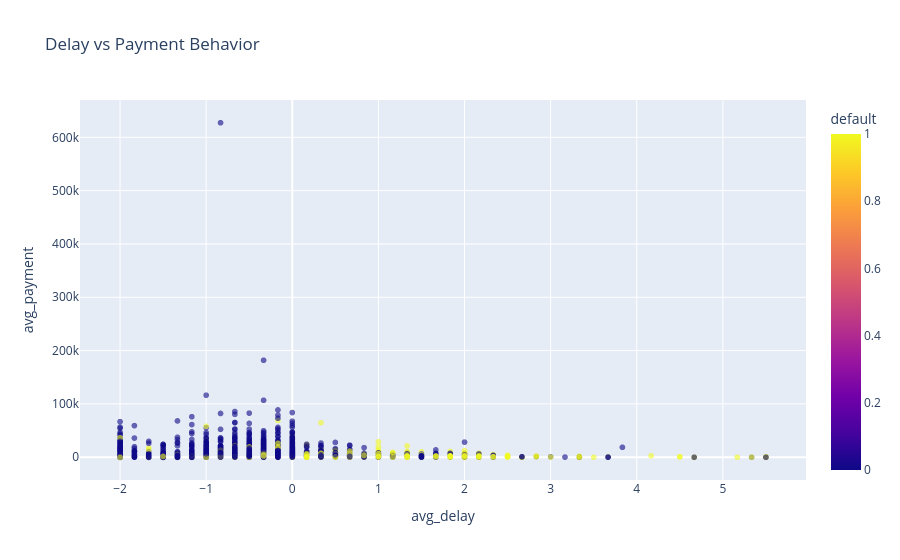

Source (notebook cell):
### Markdown cell above
---
### Delay vs Payment Behavior

This scatter plot explores the relationship between repayment delays and payment behavior.

Each point represents a customer, with color indicating default status.

This visualization helps identify patterns between:
- repayment delays (behavioral risk)
- payment amounts (financial activity)

Customers with higher delays and lower payments are more likely to default, highlighting the importance of behavioral features in predicting credit risk.

### Code cell
fig = px.scatter(
    df.sample(5000),
    x="avg_delay",
    y="avg_payment",
    color="default",
    title="Delay vs Payment Behavior",
    opacity=0.6
)

fig.show()

### Figure 1 — Plotly figure (JSON) as saved in the notebook; plotly's stock layout.template omitted (floating-point values rounded to 4 significant figures; data arrays with more than 128 entries replaced by an {"elided": "..."} marker saying what was removed)
{"data": [{"hovertemplate": "avg_delay=%{x}<br>avg_payment=%{y}<br>default=%{marker.color}<extra></extra>", "legendgroup": "", "marker": {"color": {"elided": "5000 int values"}, "coloraxis": "coloraxis", "opacity": 0.6, "symbol": "circle"}, "mode": "markers", "name": "", "showlegend": false, "type": "scattergl", "x": {"elided": "5000 float values"}, "xaxis": "x", "y": {"elided": "5000 float values"}, "yaxis": "y"}], "layout": {"autosize": true, "coloraxis": {"colorbar": {"title": {"text": "default"}}, "colorscale": [[0, "#0d0887"], [0.1111, "#46039f"], [0.2222, "#7201a8"], [0.3333, "#9c179e"], [0.4444, "#bd3786"], [0.5556, "#d8576b"], [0.6667, "#ed7953"], [0.7778, "#fb9f3a"], [0.8889, "#fdca26"], [1, "#f0f921"]]}, "legend": {"tracegroupgap": 0}, "title": {"text": "Delay vs Payment Behavior"}, "xaxis": {"anchor": "y", "autorange": true, "domain": [0, 1], "range": [-2.454, 5.954], "title": {"text": "avg_delay"}, "type": "linear"}, "yaxis": {"anchor": "x", "autorange": true, "domain": [0, 1], "range": [-51770.0, 679100.0], "title": {"text": "avg_payment"}, "type": "linear"}}}
